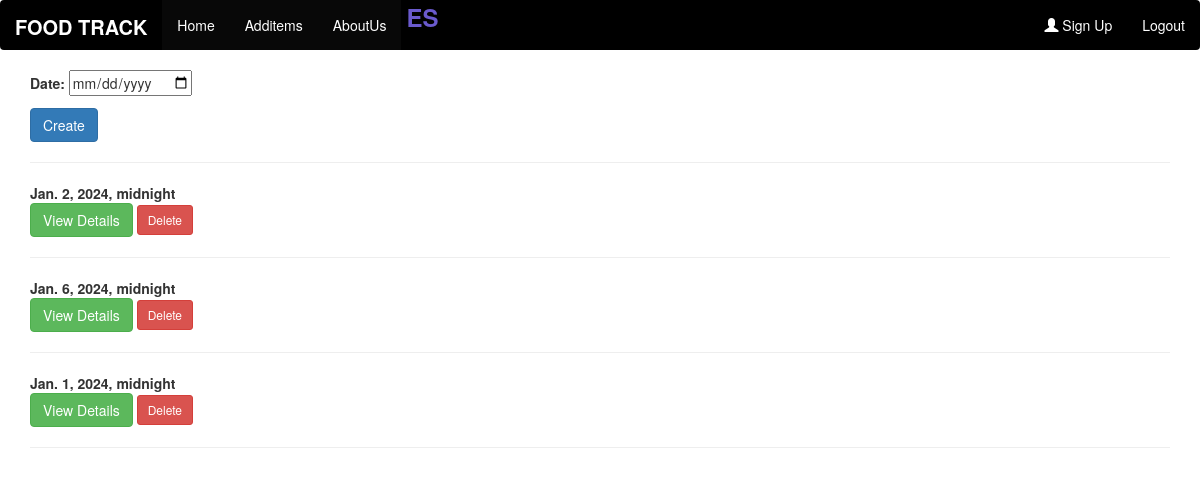
Screenshot of /home/ (signed in) with the database file from the repository.
### food_items/models.py (models this page shows, shortened)
class AddDate(models.Model):
     user = models.ForeignKey(User, on_delete=models.CASCADE, null=True)
     date = models.DateTimeField(null=True, unique=True)

### food_items/views.py (the view)
# urls.py: path('home/', views.home),
def home(request):
    if request.method == 'POST':
        form = AddDateForm(request.POST)
        if form.is_valid():
            form.save(user=request.user)  # Pass the currently logged-in user to the form
            return HttpResponseRedirect('#')
    else:
        form = AddDateForm(initial={'user': request.user})  # Set the initial value for the 'user' field
    form2 = Additemform()
    model = AddDate.objects.all()
    items = AddDetail.objects.all()
    total = TotalEnergies.objects.all()
    date_list = []
    for all in total:
        for item in items:
            if item.date_d is not None and all.date.id == item.date_d.id:
                date = item.date_d.id
                if not any(entry['date'] == date for entry in date_list):
                    date_list.append({
                        'date': date,
                        'protien': item.add_item.Protein,
                        'carbo': item.add_item.Carbohydrates,
                        'fat': item.add_item.Fat,
                        'calories': item.add_item.Calories,
                    })
    return render(request, 'home.html', {'form': form, 'model': model, 'items': items, 'total': total, 'date_list': date_list})

### food_items/forms.py (shortened to what this page needs)
class AddDateForm(forms.ModelForm):
    class Meta:
        model = AddDate
        fields = ['date']
        widgets = {
            'user': forms.HiddenInput(),  # Hide the 'user' field
            'date': forms.DateInput(attrs={'type': 'date'}),
        }

### templates/home.html (shortened to what this page needs)
{% extends 'base.html' %}
{% block content %}
<html lang="en">
<head>
</head>
<body>
<form method="post">
    {{form.as_p}}
    <input  class="btn btn-primary btn-md" type="submit" value="Create">
</form> <hr>
{% if user.is_authenticated %}
{% for item in model %}
{% if request.user == item.user%}
<b>{{item.date}}</b><br>
<a class="btn btn-success" href = "/details/{{item.id}}">View Details</a>
<a class="btn btn-danger btn-sm" href="/delete/{{item.id}}">Delete</a><br><hr>
{% endif %}
{% endfor %}
{% endif %}
</body>
</html>
{% endblock %}

### rows the page displays
AddDate: date "Jan. 2, 2024, midnight"
AddDate: date "Jan. 6, 2024, midnight"
AddDate: date "Jan. 1, 2024, midnight"
